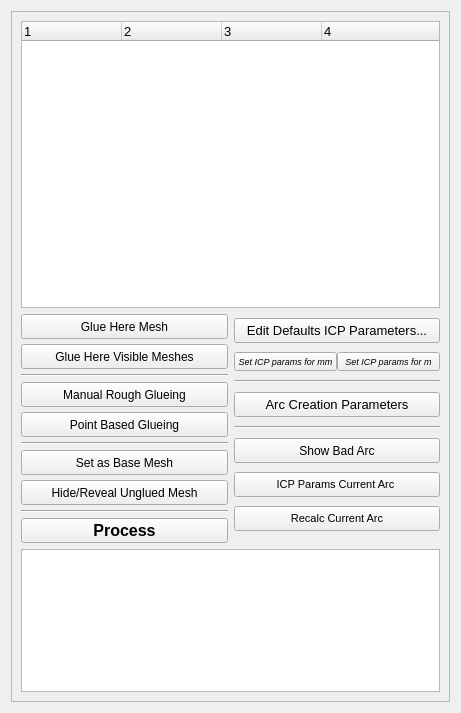
<?xml version="1.0" encoding="UTF-8"?>
<ui version="4.0">
 <class>alignDialog</class>
 <widget class="QWidget" name="alignDialog">
  <property name="geometry">
   <rect>
    <x>0</x>
    <y>0</y>
    <width>461</width>
    <height>713</height>
   </rect>
  </property>
  <property name="windowTitle">
   <string>Align Tool</string>
  </property>
  <layout class="QVBoxLayout" name="verticalLayout_3">
   <item>
    <widget class="QFrame" name="frame">
     <property name="frameShape">
      <enum>QFrame::StyledPanel</enum>
     </property>
     <property name="frameShadow">
      <enum>QFrame::Raised</enum>
     </property>
     <layout class="QVBoxLayout" name="verticalLayout_4">
      <item>
       <widget class="QTreeWidget" name="alignTreeWidget">
        <property name="sizePolicy">
         <sizepolicy hsizetype="Expanding" vsizetype="Expanding">
          <horstretch>0</horstretch>
          <verstretch>2</verstretch>
         </sizepolicy>
        </property>
        <property name="font">
         <font>
          <pointsize>10</pointsize>
         </font>
        </property>
        <property name="selectionMode">
         <enum>QAbstractItemView::NoSelection</enum>
        </property>
        <property name="columnCount">
         <number>4</number>
        </property>
        <column>
         <property name="text">
          <string>1</string>
         </property>
        </column>
        <column>
         <property name="text">
          <string>2</string>
         </property>
        </column>
        <column>
         <property name="text">
          <string>3</string>
         </property>
        </column>
        <column>
         <property name="text">
          <string>4</string>
         </property>
        </column>
       </widget>
      </item>
      <item>
       <layout class="QHBoxLayout" name="horizontalLayout">
        <item>
         <layout class="QVBoxLayout" name="verticalLayout_2">
          <property name="spacing">
           <number>5</number>
          </property>
          <item>
           <widget class="QPushButton" name="glueHereButton">
            <property name="sizePolicy">
             <sizepolicy hsizetype="Minimum" vsizetype="Fixed">
              <horstretch>0</horstretch>
              <verstretch>0</verstretch>
             </sizepolicy>
            </property>
            <property name="minimumSize">
             <size>
              <width>100</width>
              <height>25</height>
             </size>
            </property>
            <property name="font">
             <font>
              <family>Arial</family>
             </font>
            </property>
            <property name="text">
             <string>Glue Here Mesh</string>
            </property>
           </widget>
          </item>
          <item>
           <widget class="QPushButton" name="glueHereAllButton">
            <property name="sizePolicy">
             <sizepolicy hsizetype="Minimum" vsizetype="Fixed">
              <horstretch>0</horstretch>
              <verstretch>0</verstretch>
             </sizepolicy>
            </property>
            <property name="minimumSize">
             <size>
              <width>100</width>
              <height>25</height>
             </size>
            </property>
            <property name="font">
             <font>
              <family>Arial</family>
             </font>
            </property>
            <property name="text">
             <string>Glue Here Visible Meshes</string>
            </property>
           </widget>
          </item>
          <item>
           <widget class="Line" name="line_2">
            <property name="orientation">
             <enum>Qt::Horizontal</enum>
            </property>
           </widget>
          </item>
          <item>
           <widget class="QPushButton" name="manualAlignButton">
            <property name="sizePolicy">
             <sizepolicy hsizetype="Minimum" vsizetype="Fixed">
              <horstretch>0</horstretch>
              <verstretch>0</verstretch>
             </sizepolicy>
            </property>
            <property name="minimumSize">
             <size>
              <width>100</width>
              <height>25</height>
             </size>
            </property>
            <property name="font">
             <font>
              <family>Arial</family>
             </font>
            </property>
            <property name="text">
             <string>Manual Rough Glueing</string>
            </property>
           </widget>
          </item>
          <item>
           <widget class="QPushButton" name="pointBasedAlignButton">
            <property name="sizePolicy">
             <sizepolicy hsizetype="Minimum" vsizetype="Fixed">
              <horstretch>0</horstretch>
              <verstretch>0</verstretch>
             </sizepolicy>
            </property>
            <property name="minimumSize">
             <size>
              <width>100</width>
              <height>25</height>
             </size>
            </property>
            <property name="font">
             <font>
              <family>Arial</family>
             </font>
            </property>
            <property name="text">
             <string>Point Based Glueing</string>
            </property>
           </widget>
          </item>
          <item>
           <widget class="Line" name="line_3">
            <property name="orientation">
             <enum>Qt::Horizontal</enum>
            </property>
           </widget>
          </item>
          <item>
           <widget class="QPushButton" name="baseMeshButton">
            <property name="sizePolicy">
             <sizepolicy hsizetype="Minimum" vsizetype="Fixed">
              <horstretch>0</horstretch>
              <verstretch>0</verstretch>
             </sizepolicy>
            </property>
            <property name="minimumSize">
             <size>
              <width>100</width>
              <height>25</height>
             </size>
            </property>
            <property name="font">
             <font>
              <family>Arial</family>
             </font>
            </property>
            <property name="toolTip">
             <string>When pressed it make the current mesh as base mesh, e.g. the one with a Identity as transformation.</string>
            </property>
            <property name="text">
             <string>Set as Base Mesh</string>
            </property>
           </widget>
          </item>
          <item>
           <widget class="QPushButton" name="hideRevealButton">
            <property name="sizePolicy">
             <sizepolicy hsizetype="Minimum" vsizetype="Fixed">
              <horstretch>0</horstretch>
              <verstretch>0</verstretch>
             </sizepolicy>
            </property>
            <property name="minimumSize">
             <size>
              <width>100</width>
              <height>25</height>
             </size>
            </property>
            <property name="font">
             <font>
              <family>Arial</family>
             </font>
            </property>
            <property name="text">
             <string>Hide/Reveal Unglued Mesh</string>
            </property>
           </widget>
          </item>
          <item>
           <widget class="Line" name="line_4">
            <property name="orientation">
             <enum>Qt::Horizontal</enum>
            </property>
           </widget>
          </item>
          <item>
           <widget class="QPushButton" name="icpButton">
            <property name="minimumSize">
             <size>
              <width>100</width>
              <height>25</height>
             </size>
            </property>
            <property name="font">
             <font>
              <family>Arial</family>
              <pointsize>12</pointsize>
              <weight>75</weight>
              <bold>true</bold>
             </font>
            </property>
            <property name="text">
             <string>Process</string>
            </property>
           </widget>
          </item>
         </layout>
        </item>
        <item>
         <layout class="QVBoxLayout" name="verticalLayout">
          <property name="spacing">
           <number>5</number>
          </property>
          <item>
           <widget class="QPushButton" name="icpParamButton">
            <property name="sizePolicy">
             <sizepolicy hsizetype="Minimum" vsizetype="Fixed">
              <horstretch>0</horstretch>
              <verstretch>0</verstretch>
             </sizepolicy>
            </property>
            <property name="minimumSize">
             <size>
              <width>100</width>
              <height>25</height>
             </size>
            </property>
            <property name="font">
             <font>
              <family>Arial</family>
              <pointsize>10</pointsize>
             </font>
            </property>
            <property name="text">
             <string>Edit Defaults ICP Parameters...</string>
            </property>
           </widget>
          </item>
          <item>
           <layout class="QHBoxLayout" name="horizontalLayout_2">
            <property name="spacing">
             <number>0</number>
            </property>
            <item>
             <widget class="QPushButton" name="icpParamDefMMButton">
              <property name="font">
               <font>
                <family>Arial</family>
                <pointsize>7</pointsize>
                <italic>true</italic>
               </font>
              </property>
              <property name="text">
               <string>Set ICP params for mm</string>
              </property>
             </widget>
            </item>
            <item>
             <widget class="QPushButton" name="icpParamDefMButton">
              <property name="font">
               <font>
                <family>Arial</family>
                <pointsize>7</pointsize>
                <italic>true</italic>
               </font>
              </property>
              <property name="text">
               <string>Set ICP params for m</string>
              </property>
             </widget>
            </item>
           </layout>
          </item>
          <item>
           <widget class="Line" name="line">
            <property name="orientation">
             <enum>Qt::Horizontal</enum>
            </property>
           </widget>
          </item>
          <item>
           <widget class="QPushButton" name="meshTreeParamButton">
            <property name="sizePolicy">
             <sizepolicy hsizetype="Minimum" vsizetype="Fixed">
              <horstretch>0</horstretch>
              <verstretch>0</verstretch>
             </sizepolicy>
            </property>
            <property name="minimumSize">
             <size>
              <width>100</width>
              <height>25</height>
             </size>
            </property>
            <property name="font">
             <font>
              <family>Arial</family>
              <pointsize>10</pointsize>
              <weight>50</weight>
              <bold>false</bold>
             </font>
            </property>
            <property name="text">
             <string>Arc Creation Parameters</string>
            </property>
           </widget>
          </item>
          <item>
           <widget class="Line" name="line_5">
            <property name="orientation">
             <enum>Qt::Horizontal</enum>
            </property>
           </widget>
          </item>
          <item>
           <widget class="QPushButton" name="badArcButton">
            <property name="sizePolicy">
             <sizepolicy hsizetype="Minimum" vsizetype="Fixed">
              <horstretch>0</horstretch>
              <verstretch>0</verstretch>
             </sizepolicy>
            </property>
            <property name="minimumSize">
             <size>
              <width>100</width>
              <height>25</height>
             </size>
            </property>
            <property name="font">
             <font>
              <family>Arial</family>
             </font>
            </property>
            <property name="text">
             <string>Show Bad Arc</string>
            </property>
           </widget>
          </item>
          <item>
           <widget class="QPushButton" name="icpParamCurrentButton">
            <property name="sizePolicy">
             <sizepolicy hsizetype="Minimum" vsizetype="Fixed">
              <horstretch>0</horstretch>
              <verstretch>0</verstretch>
             </sizepolicy>
            </property>
            <property name="minimumSize">
             <size>
              <width>100</width>
              <height>25</height>
             </size>
            </property>
            <property name="font">
             <font>
              <family>Arial</family>
              <pointsize>8</pointsize>
             </font>
            </property>
            <property name="text">
             <string>ICP Params Current Arc </string>
            </property>
           </widget>
          </item>
          <item>
           <widget class="QPushButton" name="recalcButton">
            <property name="sizePolicy">
             <sizepolicy hsizetype="Minimum" vsizetype="Fixed">
              <horstretch>0</horstretch>
              <verstretch>0</verstretch>
             </sizepolicy>
            </property>
            <property name="minimumSize">
             <size>
              <width>100</width>
              <height>25</height>
             </size>
            </property>
            <property name="font">
             <font>
              <family>Arial</family>
              <pointsize>8</pointsize>
             </font>
            </property>
            <property name="text">
             <string>Recalc Current Arc</string>
            </property>
           </widget>
          </item>
         </layout>
        </item>
       </layout>
      </item>
      <item>
       <widget class="QTextEdit" name="logTextEdit">
        <property name="sizePolicy">
         <sizepolicy hsizetype="Expanding" vsizetype="Expanding">
          <horstretch>0</horstretch>
          <verstretch>1</verstretch>
         </sizepolicy>
        </property>
        <property name="font">
         <font>
          <family>Courier</family>
          <pointsize>9</pointsize>
         </font>
        </property>
        <property name="readOnly">
         <bool>true</bool>
        </property>
       </widget>
      </item>
     </layout>
    </widget>
   </item>
  </layout>
 </widget>
 <resources/>
 <connections/>
</ui>
